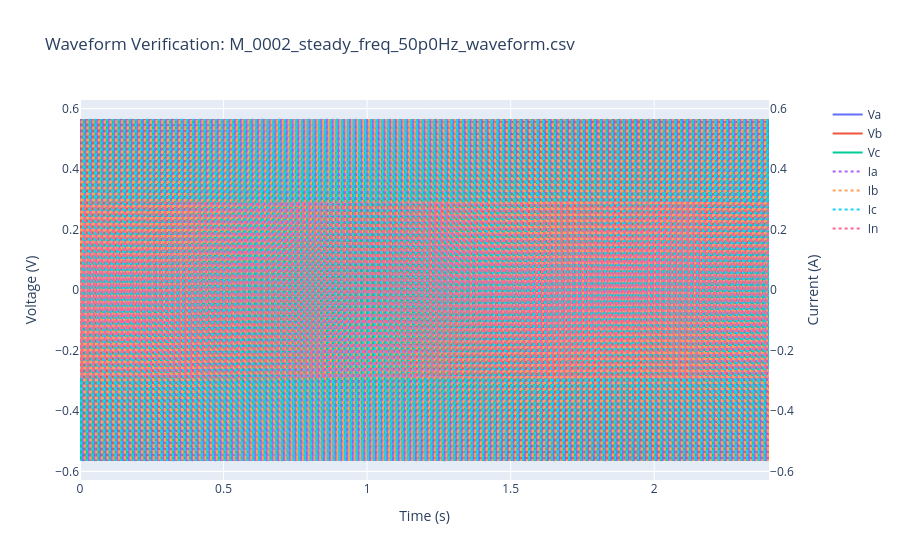

Notebook cell for this chart:
### Code cell
import pandas as pd
import plotly.graph_objects as go
from plotly.subplots import make_subplots
import glob
import os

# Find CSV files
output_dir = "outputs_M"
csv_files = glob.glob(os.path.join(output_dir, "*_waveform.csv"))

if not csv_files:
    print("No CSV waveform files found in", output_dir)
else:
    # Pick the first one for verification
    csv_file = csv_files[1]
    print(f"Visualizing: {csv_file}")
    
    df = pd.read_csv(csv_file)
    
    # Create subplots: use secondary_y for current
    fig = make_subplots(specs=[[{"secondary_y": True}]])
    
    # Add Voltage traces
    for col in ["Va", "Vb", "Vc"]:
        fig.add_trace(
            go.Scatter(x=df["time_ns"]*1e-9, y=df[col], mode="lines", name=col),
            secondary_y=False
        )
    
    # Add Current traces
    for col in ["Ia", "Ib", "Ic", "In"]:
        fig.add_trace(
            go.Scatter(x=df["time_ns"]*1e-9, y=df[col], mode="lines", name=col, line=dict(dash='dot')),
            secondary_y=True
        )
    
    fig.update_layout(
        title=f"Waveform Verification: {os.path.basename(csv_file)}",
        xaxis_title="Time (s)",
        yaxis_title="Voltage (V)",
        yaxis2_title="Current (A)",
        # template="plotly_dark"
    )
    
    fig.show()

### Figure 1 — Plotly figure (JSON) as saved in the notebook; plotly's stock layout.template omitted (floating-point values rounded to 4 significant figures; data arrays with more than 128 entries replaced by an {"elided": "..."} marker saying what was removed)
{"data": [{"mode": "lines", "name": "Va", "type": "scatter", "x": {"elided": "19200 float values"}, "xaxis": "x", "y": {"elided": "19200 float values"}, "yaxis": "y"}, {"mode": "lines", "name": "Vb", "type": "scatter", "x": {"elided": "19200 float values"}, "xaxis": "x", "y": {"elided": "19200 float values"}, "yaxis": "y"}, {"mode": "lines", "name": "Vc", "type": "scatter", "x": {"elided": "19200 float values"}, "xaxis": "x", "y": {"elided": "19200 float values"}, "yaxis": "y"}, {"line": {"dash": "dot"}, "mode": "lines", "name": "Ia", "type": "scatter", "x": {"elided": "19200 float values"}, "xaxis": "x", "y": {"elided": "19200 float values"}, "yaxis": "y2"}, {"line": {"dash": "dot"}, "mode": "lines", "name": "Ib", "type": "scatter", "x": {"elided": "19200 float values"}, "xaxis": "x", "y": {"elided": "19200 float values"}, "yaxis": "y2"}, {"line": {"dash": "dot"}, "mode": "lines", "name": "Ic", "type": "scatter", "x": {"elided": "19200 float values"}, "xaxis": "x", "y": {"elided": "19200 float values"}, "yaxis": "y2"}, {"line": {"dash": "dot"}, "mode": "lines", "name": "In", "type": "scatter", "x": {"elided": "19200 float values"}, "xaxis": "x", "y": {"elided": "19200 float values"}, "yaxis": "y2"}], "layout": {"title": {"text": "Waveform Verification: M_0002_steady_freq_50p0Hz_waveform.csv"}, "xaxis": {"anchor": "y", "domain": [0, 0.94], "title": {"text": "Time (s)"}}, "yaxis": {"anchor": "x", "domain": [0, 1], "title": {"text": "Voltage (V)"}}, "yaxis2": {"anchor": "x", "overlaying": "y", "side": "right", "title": {"text": "Current (A)"}}}}
